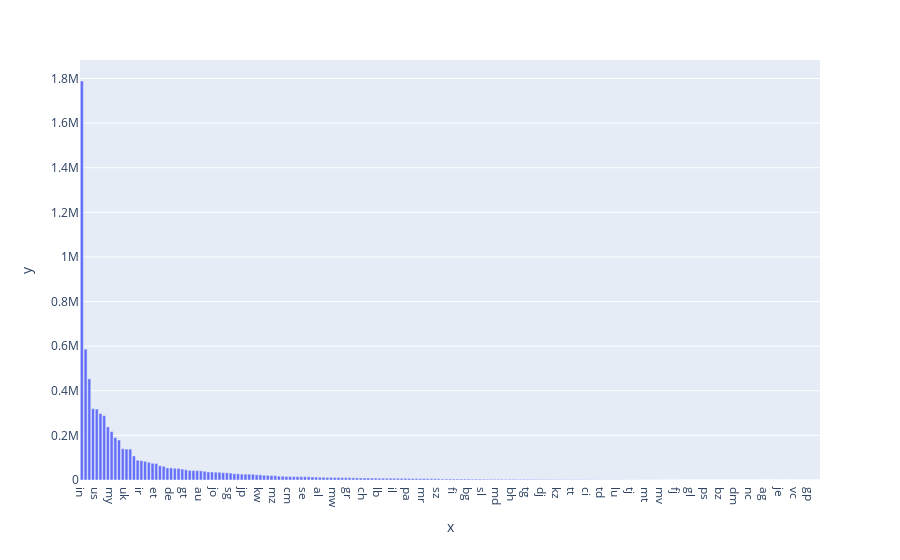

Source (notebook cell):
### Code cell
unique_countries = data_bids['country'].value_counts()
fig = px.bar(data_bids, x=unique_countries.index, y=unique_countries.values)
fig.show()

### Figure 1 — Plotly figure (JSON) as saved in the notebook; plotly's stock layout.template omitted (floating-point values rounded to 4 significant figures; data arrays with more than 128 entries replaced by an {"elided": "..."} marker saying what was removed)
{"data": [{"alignmentgroup": "True", "hovertemplate": "x=%{x}<br>y=%{y}<extra></extra>", "legendgroup": "", "marker": {"color": "#636efa", "pattern": {"shape": ""}}, "name": "", "offsetgroup": "", "orientation": "v", "showlegend": false, "textposition": "auto", "type": "bar", "x": {"elided": "199 str values"}, "xaxis": "x", "y": {"elided": "199 int values"}, "yaxis": "y"}], "layout": {"barmode": "relative", "legend": {"tracegroupgap": 0}, "margin": {"t": 60}, "xaxis": {"anchor": "y", "domain": [0, 1], "title": {"text": "x"}}, "yaxis": {"anchor": "x", "domain": [0, 1], "title": {"text": "y"}}}}
